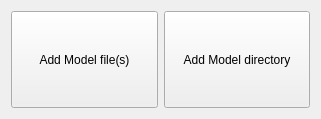
<?xml version="1.0" encoding="UTF-8"?>
<ui version="4.0">
 <class>qCjyxModelsDialog</class>
 <widget class="QDialog" name="qCjyxModelsDialog">
  <property name="geometry">
   <rect>
    <x>0</x>
    <y>0</y>
    <width>321</width>
    <height>119</height>
   </rect>
  </property>
  <property name="windowTitle">
   <string>Add a 3D model</string>
  </property>
  <layout class="QHBoxLayout" name="horizontalLayout" stretch="1,1">
   <item>
    <widget class="QToolButton" name="AddModelToolButton">
     <property name="sizePolicy">
      <sizepolicy hsizetype="MinimumExpanding" vsizetype="MinimumExpanding">
       <horstretch>0</horstretch>
       <verstretch>0</verstretch>
      </sizepolicy>
     </property>
     <property name="text">
      <string>Add Model file(s)</string>
     </property>
     <property name="iconSize">
      <size>
       <width>128</width>
       <height>128</height>
      </size>
     </property>
     <property name="toolButtonStyle">
      <enum>Qt::ToolButtonTextUnderIcon</enum>
     </property>
    </widget>
   </item>
   <item>
    <widget class="QToolButton" name="AddModelDirectoryToolButton">
     <property name="sizePolicy">
      <sizepolicy hsizetype="MinimumExpanding" vsizetype="MinimumExpanding">
       <horstretch>0</horstretch>
       <verstretch>0</verstretch>
      </sizepolicy>
     </property>
     <property name="text">
      <string>Add Model directory</string>
     </property>
     <property name="iconSize">
      <size>
       <width>128</width>
       <height>128</height>
      </size>
     </property>
     <property name="toolButtonStyle">
      <enum>Qt::ToolButtonTextUnderIcon</enum>
     </property>
    </widget>
   </item>
  </layout>
 </widget>
 <resources/>
 <connections/>
</ui>
